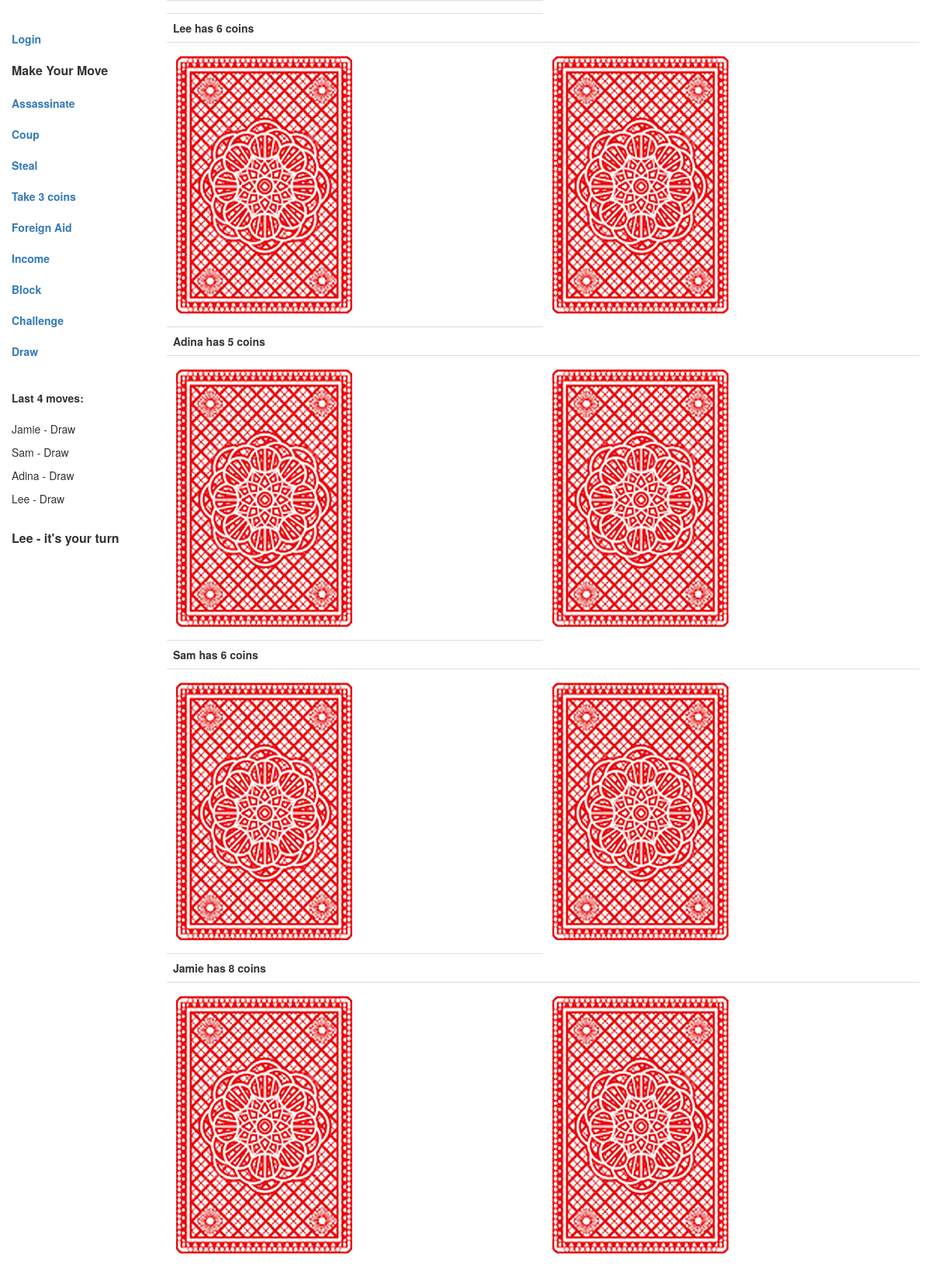
The app's page /coup/showTable with its own data.
### coup/models.py (models this page shows, shortened)
class Action(models.Model):
    name = models.CharField(max_length=20, default="Assassinate")
    player2_required=models.BooleanField(default=False)
    def __str__(self):
        return self.name

class ActionHistory(models.Model):
    name = models.CharField(max_length=20, default="Assassinate")
    tran_date=models.DateTimeField(auto_now_add=True, blank=True)
    player1 = models.CharField(max_length=20, default="Lee")
    player2 = models.CharField(max_length=20, default="Lee")

class Player(models.Model):
    playerName = models.CharField(max_length=20, default="Lee")
    playerNumber = models.IntegerField(default=0)
    coins = models.IntegerField(default=2)
    hand = models.ManyToManyField(CardInstance)
    def influence(self):
        cnt = 0
        for card in self.hand.all():
            if card.status == "D":
                cnt += 1
        return cnt

class CardInstance(models.Model):
    card = models.ForeignKey('Card', on_delete=models.SET_NULL, null=True)
    shuffle_order = models.IntegerField(null=True)
    CARD_STATUS = (
        ('U', 'Up'),
        ('D', 'Down'),
    )
    status = models.CharField(max_length=1, choices=CARD_STATUS, blank=True, default='D', help_text='Card status')

### coup/views.py (the view)
# urls.py: path('showTable', views.showTable, name='showTable'),
def showTable(request):
    players = Player.objects.all()
    actions = Action.objects.all()
    actionhistory = ActionHistory.objects.all().order_by('-id')[:4]
    game = Game.objects.all()[0]
    if not game.ck_winner():
        return render(
            request,
            'table.html',
            context={'players': players, 'actions': actions, 'game': game,
                     'current_player_name': game.currentPlayerName(), 'actionhistory': actionhistory}
        )
    else:
        return render(
            request,
            'game_over.html',
            context={'players': players, 'actions': actions, 'game': game, 'winner': game.ck_winner()}
        )

### coup/models.py (called while the page is built)
    def currentPlayerName(self):
        self.players=[self.player for self.player in Player.objects.all()]
        return self.players[self.whoseTurn].playerName

    def ck_winner(self):
        self.players = Player.objects.all()
        count = 0
        for self.player in self.players:
            if self.player.influence() > 0:
                count += 1
                self.winner = self.player.playerName
        if count == 1:
            return self.winner

### coup/templates/table.html (shortened to what this page needs)
{% extends "base_generic.html" %}
{% block content %}
<html lang="en">
<head>
</head>
<body>
{% load static %}
<table class="table">
    <td>
{% for player in players %}
<tr>
    <td><strong> {{player.playerName}} has {{player.coins}} coins  </strong></td>
</tr>
{% for  card in player.hand.all %}
{% if card.status == 'U' or user.get_username == player.playerName%}
<td><img src="/static/images/{{card}}.jpg" height="350"></td>
{% else %}
<td><img src="/static/images/down.png" height="350"></td>
{% endif %}
{% endfor %}
{% endfor %}
  </table>
</body>
</html>
{% endblock %}

### coup/templates/base_generic.html (shortened to what this page needs)
<!DOCTYPE html>
<html lang="en">
<head>
    <link rel="stylesheet" href="https://maxcdn.bootstrapcdn.com/bootstrap/3.3.7/css/bootstrap.min.css">
    {% load static %}
    <link rel="stylesheet" href="{% static 'css/styles.css' %}">
</head>
<body>
<div class="container-fluid">
    <div class="row">
        <div class="col-sm-2">
            {% block sidebar %}
            <ul class="sidebar-nav">
                <br>
                {% if user.is_authenticated %}
                <b><li>User: {{ user.get_username }}</li></b>
                <br>
                <li><a href="{% url 'logout'%}?next={{request.path}}"><b>Logout</b></a></li>
                {% else %}
                <li><a href="{% url 'login'%}?next={{request.path}}"><b>Login</b></a></li>
                {% endif %}
                <br>
                <font size="3"><b>Make Your Move</b></font>
                <br>
                {% for action in actions %}
                <br>
                <li><a href="{% url 'actions'%}?action={{action}}&playerName={{current_player_name}}"><b>{{action}}</b></a>
                </li>
                {% endfor %}
                <br>
                <br>
                <li><b>Last 4 moves:</b></li>
                <br>
                {% for event in actionhistory %}
                <p>{{event.player1}} - {{ event.name }}</p>
                {% endfor %}
                <br>
                {% for player in players %}
                {% if player.playerNumber == game.whoseTurn %}
                <font size="3"><b>{{ player.playerName }} - it's your turn</b></font>
                {% endif %}
                {% endfor %}
            </ul>
            {% endblock %}
        </div>
        <div class="col-sm-10 ">
            {% block content %}{% endblock %}
        </div>
    </div>
</div>
</body>
</html>

### catalog/static/css/styles.css (style rules this page uses)
.sidebar-nav { margin-top: 20px; padding: 0; list-style: none; }

### records on screen
Action: name "Assassinate"
Action: name "Coup"
Action: name "Steal"
Action: name "Take 3 coins"
Action: name "Foreign Aid"
Action: name "Income"
Action: name "Block"
Action: name "Challenge"
Action: name "Draw"
ActionHistory: player1 "Jamie", name "Draw"
ActionHistory: player1 "Sam", name "Draw"
ActionHistory: player1 "Adina", name "Draw"
ActionHistory: player1 "Lee", name "Draw"
Player: playerName "Lee", coins "6"
Player: playerName "Adina", coins "5"
Player: playerName "Sam", coins "6"
Player: playerName "Jamie", coins "8"
